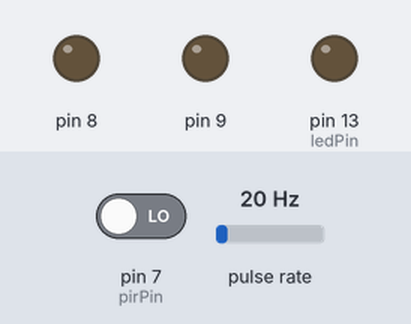
A sketch run on a simulated Arduino Uno, built with avr-gcc and run on an emulated ATmega328P. Shown: output pins drawn as LEDs (lit = HIGH). Wiring (inferred from the names in the program): pulse sensor: data pin 2. Inputs (shaded band) come from the test bench; at power-on: pin 7 (pirPin) LOW, pulse rate 20 Hz. What the sketch prints to the serial monitor is not drawn.

Above: at 2.2 s.
2.3 s: pin 7 (pirPin) driven HIGH
At 4.1 s:
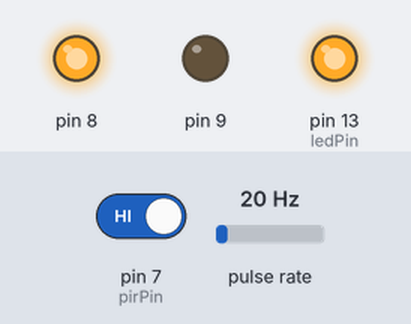
4.5 s: pin 7 (pirPin) driven LOW
At 6.5 s:
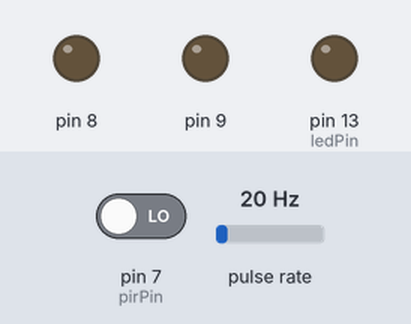
Timing chart, 0 to 8.0 s (numbered marks = the images above; inputs shaded):
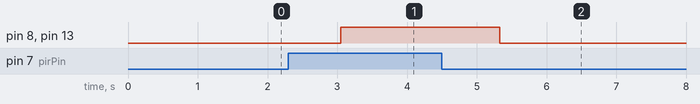

Measured:
- after the input at 2.3 s, pin 8, pin 13 (ledPin): LOW → HIGH after 0.75 s
- after the input at 4.5 s, pin 8, pin 13 (ledPin): HIGH → LOW after 0.83 s

The sketch:

WaterLeft2.ino
```cpp
//* Infrared control water pump + left water flow sensor

int ledPin = 13; //
int pirPin = 7;  // Infrared induction
int pirValue;
int sec = 0;

//Hall Sensor
volatile int NbTopsFan; //Define function NbTopsFan
int Calc; //Define function Calc
int hallsensor = 2; //Define hallsensor as Digital port 2

int flag; //Define flag
void rpmLeft()
{
NbTopsFan++; //function automatically +1

}

void setup(){

  // Set the pump pin as an output
  pinMode(8, OUTPUT);
  pinMode(9, OUTPUT);
  Serial.begin(9600);

  pinMode(ledPin, OUTPUT);
  pinMode(pirPin, INPUT);

  digitalWrite(ledPin, LOW);
  Serial.begin(9600);

  // Set the Hall water flow sensor as the input signal
  pinMode(hallsensor, INPUT); //Define hallsensor as input signal
  Serial.begin(9600); //Define the baud rate to 9600
//  Serial.print("Detect water flow");
  delay(1000);
  attachInterrupt(0, rpmLeft, RISING);
  //attachInterrupt(0, rpmRight, RISING);

}

void loop (){

  NbTopsFan = 0; //NbTops initial value is 0
  sei();
  delay (1000); //1 second delay
  cli();
  Calc = (NbTopsFan * 60 / 8.1); //(Pulse frequency×60)/ 8.1 Q,=flow L /hr
  if(Calc > 0){

    Serial.print(1);
//    Serial.println("left water");
    }

  WaterPump();

  }

void WaterPump(){

  pirValue = digitalRead(pirPin);
//  Serial.println(pirValue);

  if (pirValue == 1){
    digitalWrite(ledPin, HIGH);

//    Serial.println("Motion detected");

        //Turn on water pump
    digitalWrite(8, HIGH);
    digitalWrite(9, LOW);
    delay(30000);

    }

    else{
      digitalWrite(ledPin,LOW);
//      Serial.println("Nothing Moved");
          //Turn off water pump
      digitalWrite(8, LOW);
      digitalWrite(9, LOW);
      delay(10000);


      }

//
//  digitalWrite(ledPin, pirValue);
//  // 以**释可以观察传感器输出状态
//   sec += 1;
//   Serial.print("Second: ");
//   Serial.print(sec);
//   Serial.print("PIR value: ");
//   Serial.print(pirValue);
//   Serial.print('\n');
//   delay(1000);


}
```
